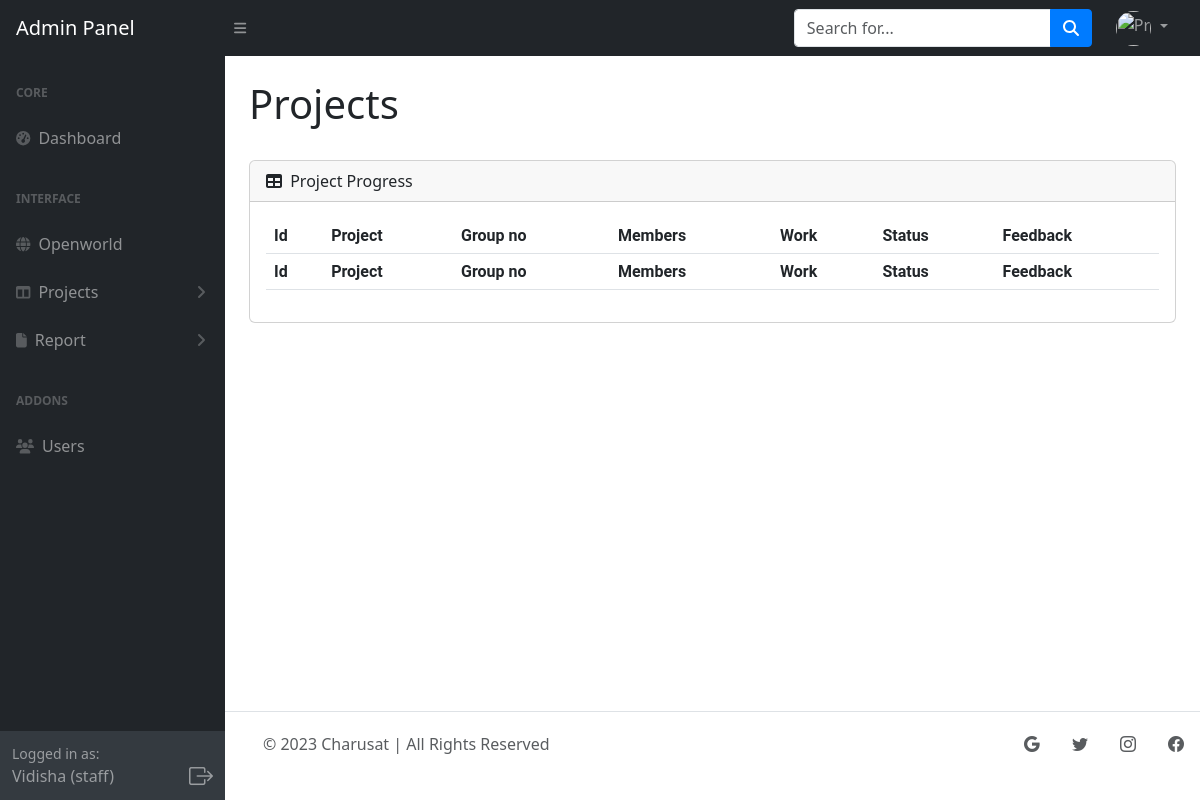
/Admin/includes/list_projects.php (signed in), run on an earlier commit of the app's database.
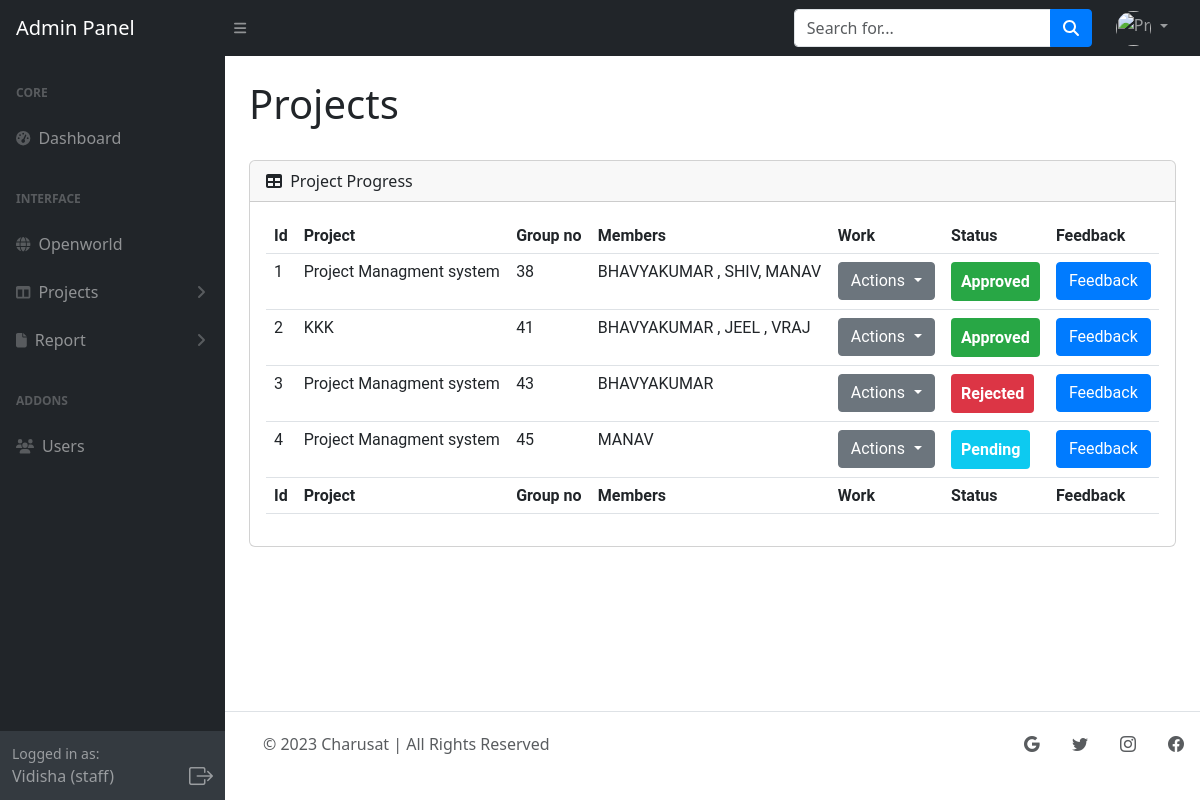
And on a later commit of the database.
### tables this page shows
CREATE TABLE `projects` (
  `id` int(100) NOT NULL,
  `project_name` text DEFAULT NULL,
  `Domain` varchar(20) NOT NULL,
  `semester` varchar(25) NOT NULL,
  `Description` text NOT NULL,
  `start_date` date,
  `end_date` date DEFAULT '2023-09-05',
  `member_count` int(11) DEFAULT NULL,
  `f_id` int(100) NOT NULL,
  `status` int(11) NOT NULL DEFAULT 0
);

### Admin/includes/list_projects.php (the view, shortened to what this page needs)
<?php include_once "sidebar.php" ?>
<?php include_once "dbconnect.php" ?>
<link rel="stylesheet" href="https://cdn.jsdelivr.net/npm/bootstrap-icons@1.7.2/font/bootstrap-icons.css">
<div id="layoutSidenav_content">
    <main>
        <div class="container-fluid px-4">
            <h1 class="mt-4">Projects</h1>
            <br>
            <div class="card mb-4">
                <div class="card-header">
                    <i class="fas fa-table me-1"></i>
                    Project Progress
                </div>
                <div class="card-body">
                    <table id="datatablesSimple" class="table">
                        <thead>
                            <tr>
                                <th>Id</th>
                                <th>Project</th>
                                <th>Group no</th>
                                <th>Members</th>
                                <th>Work</th>
                                <th>Status</th>
                                <th>Feedback</th>
                            </tr>
                        </thead>
                        <tfoot>
                            <tr>
                                <th>Id</th>
                                <th>Project</th>
                                <th>Group no</th>
                                <th>Members</th>
                                <th>Work</th>
                                <th>Status</th>
                                <th>Feedback</th>
                            </tr>
                        </tfoot>
                        <tbody>
<?php
$sessionId = $_SESSION['user_id'];
$query2 = "SELECT id, project_name, status FROM projects WHERE f_id = $sessionId";
$result2 = $connection->query($query2);
if ($result2) {
    $rowCounter = 1;
    while ($row2 = $result2->fetch_assoc()) {
        $projectId = $row2['id'];
        $projectName = $row2['project_name'];
        $status = $row2['status'];
        $query3 = "SELECT member_id FROM members WHERE project_id = $projectId";
        $result3 = $connection->query($query3);
        $memberNames = "";
        if ($result3) {
            while ($row3 = $result3->fetch_assoc()) {
                $memberNames .="'". $row3['member_id'] . "', ";
            }
        }
        $memberNames = rtrim($memberNames, ", ");
        $query4 = "SELECT * FROM student WHERE Collage_id IN ($memberNames) ";
        $result4 = $connection->query($query4);
        $userNames = "";
        if ($result4) {
            while ($row4 = $result4->fetch_assoc()) {
                $userNames .= $row4['First_name'] . ", ";
            }
        }
        $userNames = rtrim($userNames, ", ");
?>
        <tr>
            <td><?php echo $rowCounter; ?></td>
            <td><?php echo $projectName; ?></td>
            <td><?php echo $projectId; ?></td>
            <td><?php echo $userNames; ?></td>
            <td>
                <div class="dropdown">
                    <button class="btn btn-secondary dropdown-toggle" type="button" id="dropdownMenuButton" data-toggle="dropdown" aria-haspopup="true" aria-expanded="false">
                        Actions
                    </button>
                </div>
            </td>
            <td>
                <?php if ($status == 0) : ?>
                    <span class="custom-badge custom-badge-pending">Pending</span>
                <?php elseif ($status == 1) : ?>
                    <span class="custom-badge custom-badge-approved">Approved</span>
                <?php elseif ($status == 2) : ?>
                    <span class="custom-badge custom-badge-rejected">Rejected</span>
                <?php endif; ?>
            </td>
            <td>
                <div id="toast-container" class="position-fixed top-0 end-0 p-3" style="z-index: 9999;"></div>
                <button type="button"  onclick="trackButtonClick('Feedback')" class="btn btn-primary" data-toggle="modal" data-target="#popupForm_<?php echo $projectId; ?>">Feedback</button>
            </td>
        </tr>
        <?php
        $rowCounter++;
    }
}
?>
</tbody>
                    </table>
                </div>
            </div>
        </div>
    </main>
    <?php include_once "footer.php"?>
</div>
<div id="toast-container" class="position-fixed top-0 end-0 p-3" style="z-index: 9999;"></div>

What changed in the data, as far as the page shows it:
added projects: project_name "Project Managment system", id "38", userNames "BHAVYAKUMAR , SHIV, MANAV", status "Approved"
added projects: project_name "KKK", id "41", userNames "BHAVYAKUMAR , JEEL , VRAJ", status "Approved"
added projects: project_name "Project Managment system", id "43", userNames "BHAVYAKUMAR", status "Rejected"
added projects: project_name "Project Managment system", id "45", userNames "MANAV", status "Pending"
